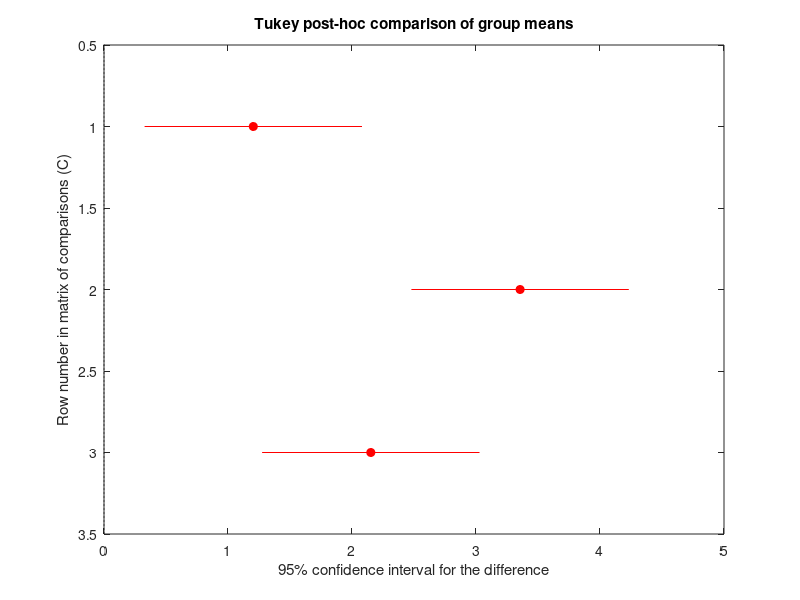

Write the MATLAB code that produced this figure.
%%
addpath("/Users/sanjaysaha/Projects/matlab-tutorials/lecture_13/data/");
load('anova_data.mat');

% reporting
fprintf('Measure: %s\n', measure);
fprintf('control n = %d, mild n = %d, severe n = %d\n', ...
    numel(control), numel(mild), numel(severe));
fprintf('control   mean = %.2f\n', mean(control));
fprintf('mild      mean = %.2f\n', mean(mild));
fprintf('severe    mean = %.2f\n', mean(severe));


%% SEM per-group -- reporting
group_data = {control, mild, severe};
group_name = {'control', 'mild', 'severe'};
fprintf("\n\n%-10s %8s %8s %8s\n", 'group', 'mean', 'std', 'SEM')
fprintf("------------------------------------------------------\n")
for g=1:3
    x = group_data{g};
    fprintf("%-10s %8.2f %8.2f %8.2f\n", ...
        group_name{g}, mean(x), std(x), std(x)/sqrt(numel(x)));
end


%% Prepare data for ANOVA
values = [control, mild, severe]';                      % 48x1 column
group  = [repmat({'control'}, numel(control), 1); ...
          repmat({'mild'},    numel(mild),    1); ...
          repmat({'severe'},  numel(severe),  1)];      % 48x1 cell labels
fprintf('\nvalues is %dx%d, group is %dx%d — they must match in rows.\n', ...
    size(values,1), size(values,2), size(group,1), size(group,2));


%% ANOVA test

[p, tbl, stats] = anova1(values, group, 'off');
F = tbl{2, 5};
fprintf("\np value: %e\n", p);
fprintf("F stats: %f\n", F);


%% MULTCOMPARE
%  multcompare corrects for multiple comparisons 
%  so the 5%% error rate applies to the WHOLE family of comparisons.
figure;
c = multcompare(stats);          % also draws an interactive comparison plot
title('Tukey post-hoc comparison of group means');

% c has one row per pair: [group_i  group_j  lowerCI  diff  upperCI  p]
fprintf('\n--- Post-hoc pairwise comparisons (Tukey HSD) ---\n');
fprintf('%-20s %10s %10s\n', 'comparison', 'diff', 'p');
fprintf('---------------------------------------------------------\n');
for r = 1:size(c, 1)
    i = c(r, 1); j = c(r, 2);
    fprintf('%-20s %10.2f %10.3e\n', ...
        sprintf('%s vs %s', group_name{i}, group_name{j}), c(r, 4), c(r, 6));
end
% If a pair's confidence interval [lowerCI, upperCI] does NOT include 0,
% that pair is significantly different.


%% WRITE UP
df_between = tbl{2, 3};  % between-groups df = k - 1
df_within  = tbl{3, 3};  % within-groups df  = N - k
fprintf(['A one-way ANOVA showed a significant effect of group on\n' ...
    '%s (F(%d,%d) = %.2f, p < 0.001). Tukey post-hoc tests\n' ...
    'indicated control > mild > severe.\n'], measure, df_between, df_within, F);
